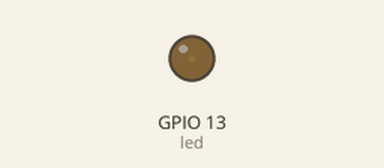
Bench run of a program on a simulated Raspberry Pi (BCM pin numbers). On the bench: output pins drawn as LEDs (lit = HIGH).

Above: at 0.05 s.
At 2.25 s:
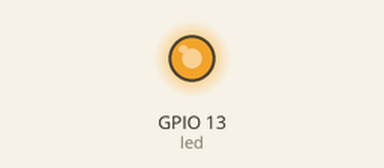
At 3.35 s:
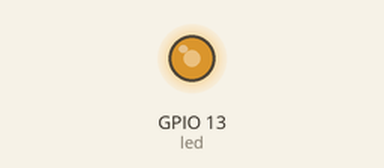
At 4.5 s:
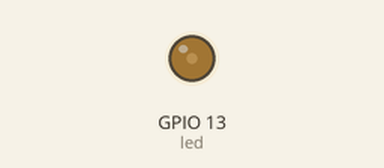
Timing chart, 0 to 6.5 s (numbered marks = the images above):
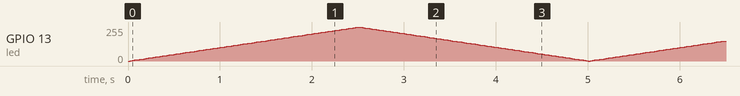

The program:

prob3.py
```python
from gpiozero import PWMOutputDevice
from time import sleep
#led object using pwm
led = PWMOutputDevice(13)

while True:
    #this for loop is for making the led brighter (0->100)
    for num in range(0,100):
        power = num/100 #gets a value from 0 to 1
        led.value = power #sets the led value to the coresponding value
        sleep(0.025)
    for num2 in range(100,0,-1):
        power = num2/100 #gets a value from 1 to 0
        led.value = power #sets the led value to the coresponding value
        sleep(0.025)
```
